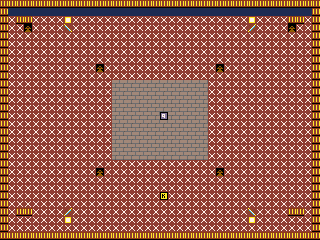

A level layout from a 2D game, rendered from its tile map. Below: a short description, then the map file with its tile-grid data intact:
An orthogonal 40x30 tile map with 8x8 px tiles, 2 tile layers (ground, things).

<map version="1.10" tiledversion="1.10.2" orientation="orthogonal" renderorder="right-down" width="40" height="30" tilewidth="8" tileheight="8" infinite="0" nextlayerid="3" nextobjectid="1">
 <tileset firstgid="1" source="sprites.tsx" />
 <layer id="1" name="ground" width="40" height="30">
  <data encoding="csv">
179,179,179,179,179,179,179,179,179,179,179,179,179,179,179,179,179,179,179,179,179,179,179,179,179,179,179,179,179,179,179,179,179,179,179,179,179,179,179,179,
179,180,180,180,180,180,180,180,180,180,180,180,180,180,180,180,180,180,180,180,180,180,180,180,180,180,180,180,180,180,180,180,180,180,180,180,180,180,180,179,
179,126,179,179,126,126,126,126,173,126,126,126,126,126,126,126,126,126,126,126,126,126,126,126,126,126,126,126,126,126,126,173,126,126,126,126,179,179,126,179,
179,126,126,54,126,126,126,126,2147483712,126,126,126,126,126,126,126,126,126,126,126,126,126,126,126,126,126,126,126,126,126,126,64,126,126,126,126,54,126,126,179,
179,126,126,126,126,126,126,126,126,126,126,126,126,126,126,126,126,126,126,126,126,126,126,126,126,126,126,126,126,126,126,126,126,126,126,126,126,126,126,179,
179,126,126,126,126,126,126,126,126,126,126,126,126,126,126,126,126,126,126,126,126,126,126,126,126,126,126,126,126,126,126,126,126,126,126,126,126,126,126,179,
179,126,126,126,126,126,126,126,126,126,126,126,126,126,126,126,126,126,126,126,126,126,126,126,126,126,126,126,126,126,126,126,126,126,126,126,126,126,126,179,
179,126,126,126,126,126,126,126,126,126,126,126,126,126,126,126,126,126,126,126,126,126,126,126,126,126,126,126,126,126,126,126,126,126,126,126,126,126,126,179,
179,126,126,126,126,126,126,126,126,126,126,126,54,126,126,126,126,126,126,126,126,126,126,126,126,126,126,54,126,126,126,126,126,126,126,126,126,126,126,179,
179,126,126,126,126,126,126,126,126,126,126,126,126,126,126,126,126,126,126,126,126,126,126,126,126,126,126,126,126,126,126,126,126,126,126,126,126,126,126,179,
179,126,126,126,126,126,126,126,126,126,126,126,126,126,56,56,56,56,56,56,56,56,56,56,56,56,126,126,126,126,126,126,126,126,126,126,126,126,126,179,
179,126,126,126,126,126,126,126,126,126,126,126,126,126,56,56,56,56,56,56,56,56,56,56,56,56,126,126,126,126,126,126,126,126,126,126,126,126,126,179,
179,126,126,126,126,126,126,126,126,126,126,126,126,126,56,56,56,56,56,56,56,56,56,56,56,56,126,126,126,126,126,126,126,126,126,126,126,126,126,179,
179,126,126,126,126,126,126,126,126,126,126,126,126,126,56,56,56,56,56,56,56,56,56,56,56,56,126,126,126,126,126,126,126,126,126,126,126,126,126,179,
179,126,126,126,126,126,126,126,126,126,126,126,126,126,56,56,56,56,56,56,56,56,56,56,56,56,126,126,126,126,126,126,126,126,126,126,126,126,126,179,
179,126,126,126,126,126,126,126,126,126,126,126,126,126,56,56,56,56,56,56,56,56,56,56,56,56,126,126,126,126,126,126,126,126,126,126,126,126,126,179,
179,126,126,126,126,126,126,126,126,126,126,126,126,126,56,56,56,56,56,56,56,56,56,56,56,56,126,126,126,126,126,126,126,126,126,126,126,126,126,179,
179,126,126,126,126,126,126,126,126,126,126,126,126,126,56,56,56,56,56,56,56,56,56,56,56,56,126,126,126,126,126,126,126,126,126,126,126,126,126,179,
179,126,126,126,126,126,126,126,126,126,126,126,126,126,56,56,56,56,56,56,56,56,56,56,56,56,126,126,126,126,126,126,126,126,126,126,126,126,126,179,
179,126,126,126,126,126,126,126,126,126,126,126,126,126,56,56,56,56,56,56,56,56,56,56,56,56,126,126,126,126,126,126,126,126,126,126,126,126,126,179,
179,126,126,126,126,126,126,126,126,126,126,126,126,126,126,126,126,126,126,126,126,126,126,126,126,126,126,126,126,126,126,126,126,126,126,126,126,126,126,179,
179,126,126,126,126,126,126,126,126,126,126,126,54,126,126,126,126,126,126,126,126,126,126,126,126,126,126,54,126,126,126,126,126,126,126,126,126,126,126,179,
179,126,126,126,126,126,126,126,126,126,126,126,126,126,126,126,126,126,126,126,126,126,126,126,126,126,126,126,126,126,126,126,126,126,126,126,126,126,126,179,
179,126,126,126,126,126,126,126,126,126,126,126,126,126,126,126,126,126,126,126,126,126,126,126,126,126,126,126,126,126,126,126,126,126,126,126,126,126,126,179,
179,126,126,126,126,126,126,126,126,126,126,126,126,126,126,126,126,126,126,126,126,126,126,126,126,126,126,126,126,126,126,126,126,126,126,126,126,126,126,179,
179,126,126,126,126,126,126,126,126,126,126,126,126,126,126,126,126,126,126,126,126,126,126,126,126,126,126,126,126,126,126,126,126,126,126,126,126,126,126,179,
179,126,179,179,126,126,126,126,64,126,126,126,126,126,126,126,126,126,126,126,126,126,126,126,126,126,126,126,126,126,126,2147483712,126,126,126,126,179,179,126,179,
179,126,126,126,126,126,126,126,1073741997,126,126,126,126,126,126,126,126,126,126,126,126,126,126,126,126,126,126,126,126,126,126,1073741997,126,126,126,126,126,126,126,179,
179,126,126,126,126,126,126,126,126,126,126,126,126,126,126,126,126,126,126,126,126,126,126,126,126,126,126,126,126,126,126,126,126,126,126,126,126,126,126,179,
179,179,179,179,179,179,179,179,179,179,179,179,179,179,179,179,179,179,179,179,179,179,179,179,179,179,179,179,179,179,179,179,179,179,179,179,179,179,179,179
</data>
 </layer>
 <layer id="2" name="things" width="40" height="30">
  <data encoding="csv">
0,0,0,0,0,0,0,0,0,0,0,0,0,0,0,0,0,0,0,0,0,0,0,0,0,0,0,0,0,0,0,0,0,0,0,0,0,0,0,0,
0,0,0,0,0,0,0,0,0,0,0,0,0,0,0,0,0,0,0,0,0,0,0,0,0,0,0,0,0,0,0,0,0,0,0,0,0,0,0,0,
0,0,0,0,0,0,0,0,0,0,0,0,0,0,0,0,0,0,0,0,0,0,0,0,0,0,0,0,0,0,0,0,0,0,0,0,0,0,0,0,
0,0,0,0,0,0,0,0,0,0,0,0,0,0,0,0,0,0,0,0,0,0,0,0,0,0,0,0,0,0,0,0,0,0,0,0,0,0,0,0,
0,0,0,0,0,0,0,0,0,0,0,0,0,0,0,0,0,0,0,0,0,0,0,0,0,0,0,0,0,0,0,0,0,0,0,0,0,0,0,0,
0,0,0,0,0,0,0,0,0,0,0,0,0,0,0,0,0,0,0,0,0,0,0,0,0,0,0,0,0,0,0,0,0,0,0,0,0,0,0,0,
0,0,0,0,0,0,0,0,0,0,0,0,0,0,0,0,0,0,0,0,0,0,0,0,0,0,0,0,0,0,0,0,0,0,0,0,0,0,0,0,
0,0,0,0,0,0,0,0,0,0,0,0,0,0,0,0,0,0,0,0,0,0,0,0,0,0,0,0,0,0,0,0,0,0,0,0,0,0,0,0,
0,0,0,0,0,0,0,0,0,0,0,0,0,0,0,0,0,0,0,0,0,0,0,0,0,0,0,0,0,0,0,0,0,0,0,0,0,0,0,0,
0,0,0,0,0,0,0,0,0,0,0,0,0,0,0,0,0,0,0,0,0,0,0,0,0,0,0,0,0,0,0,0,0,0,0,0,0,0,0,0,
0,0,0,0,0,0,0,0,0,0,0,0,0,0,0,0,0,0,0,0,0,0,0,0,0,0,0,0,0,0,0,0,0,0,0,0,0,0,0,0,
0,0,0,0,0,0,0,0,0,0,0,0,0,0,0,0,0,0,0,0,0,0,0,0,0,0,0,0,0,0,0,0,0,0,0,0,0,0,0,0,
0,0,0,0,0,0,0,0,0,0,0,0,0,0,0,0,0,0,0,0,0,0,0,0,0,0,0,0,0,0,0,0,0,0,0,0,0,0,0,0,
0,0,0,0,0,0,0,0,0,0,0,0,0,0,0,0,0,0,0,0,0,0,0,0,0,0,0,0,0,0,0,0,0,0,0,0,0,0,0,0,
0,0,0,0,0,0,0,0,0,0,0,0,0,0,0,0,0,0,0,0,1021,0,0,0,0,0,0,0,0,0,0,0,0,0,0,0,0,0,0,0,
0,0,0,0,0,0,0,0,0,0,0,0,0,0,0,0,0,0,0,0,0,0,0,0,0,0,0,0,0,0,0,0,0,0,0,0,0,0,0,0,
0,0,0,0,0,0,0,0,0,0,0,0,0,0,0,0,0,0,0,0,0,0,0,0,0,0,0,0,0,0,0,0,0,0,0,0,0,0,0,0,
0,0,0,0,0,0,0,0,0,0,0,0,0,0,0,0,0,0,0,0,0,0,0,0,0,0,0,0,0,0,0,0,0,0,0,0,0,0,0,0,
0,0,0,0,0,0,0,0,0,0,0,0,0,0,0,0,0,0,0,0,0,0,0,0,0,0,0,0,0,0,0,0,0,0,0,0,0,0,0,0,
0,0,0,0,0,0,0,0,0,0,0,0,0,0,0,0,0,0,0,0,0,0,0,0,0,0,0,0,0,0,0,0,0,0,0,0,0,0,0,0,
0,0,0,0,0,0,0,0,0,0,0,0,0,0,0,0,0,0,0,0,0,0,0,0,0,0,0,0,0,0,0,0,0,0,0,0,0,0,0,0,
0,0,0,0,0,0,0,0,0,0,0,0,0,0,0,0,0,0,0,0,0,0,0,0,0,0,0,0,0,0,0,0,0,0,0,0,0,0,0,0,
0,0,0,0,0,0,0,0,0,0,0,0,0,0,0,0,0,0,0,0,0,0,0,0,0,0,0,0,0,0,0,0,0,0,0,0,0,0,0,0,
0,0,0,0,0,0,0,0,0,0,0,0,0,0,0,0,0,0,0,0,0,0,0,0,0,0,0,0,0,0,0,0,0,0,0,0,0,0,0,0,
0,0,0,0,0,0,0,0,0,0,0,0,0,0,0,0,0,0,0,0,1001,0,0,0,0,0,0,0,0,0,0,0,0,0,0,0,0,0,0,0,
0,0,0,0,0,0,0,0,0,0,0,0,0,0,0,0,0,0,0,0,0,0,0,0,0,0,0,0,0,0,0,0,0,0,0,0,0,0,0,0,
0,0,0,0,0,0,0,0,0,0,0,0,0,0,0,0,0,0,0,0,0,0,0,0,0,0,0,0,0,0,0,0,0,0,0,0,0,0,0,0,
0,0,0,0,0,0,0,0,0,0,0,0,0,0,0,0,0,0,0,0,0,0,0,0,0,0,0,0,0,0,0,0,0,0,0,0,0,0,0,0,
0,0,0,0,0,0,0,0,0,0,0,0,0,0,0,0,0,0,0,0,0,0,0,0,0,0,0,0,0,0,0,0,0,0,0,0,0,0,0,0,
0,0,0,0,0,0,0,0,0,0,0,0,0,0,0,0,0,0,0,0,0,0,0,0,0,0,0,0,0,0,0,0,0,0,0,0,0,0,0,0
</data>
 </layer>
</map>
